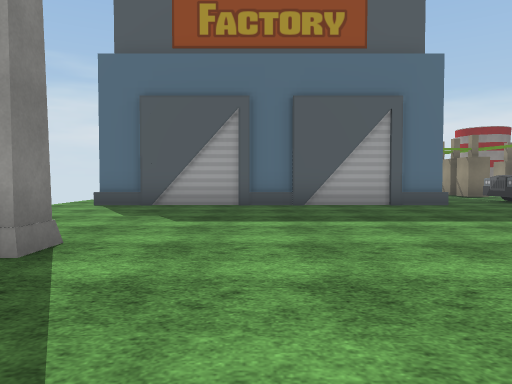
[1] (above)

24 first-person views from a walk through a scene from a Unity 3-D project. The camera is 1.2 m above the floor, tilts 2° down and sees 70° across. The floor is counted in squares, 2 m on a side. Each view is taken from the middle of a square. On the plan, view 1 faces up. The plan holds only what a view shows up to about 10 squares ahead; the rest is blank. The place goes on beyond the plan. Some surface patterns are stand-ins.

[2]
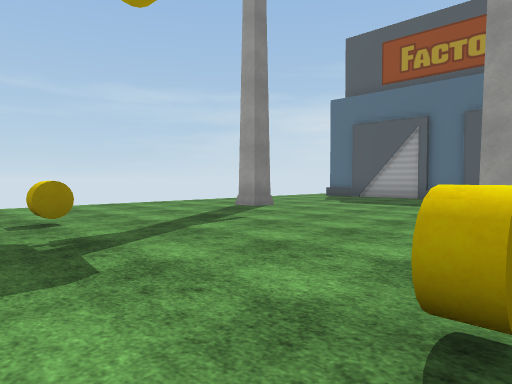

[3]
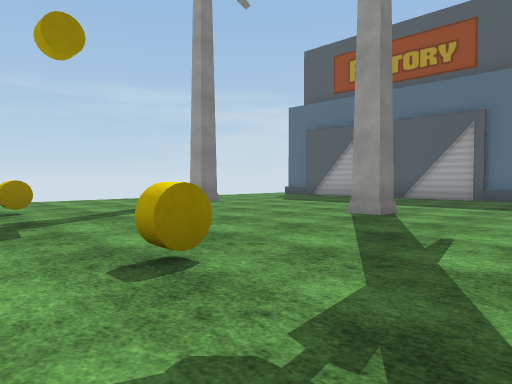

[4]
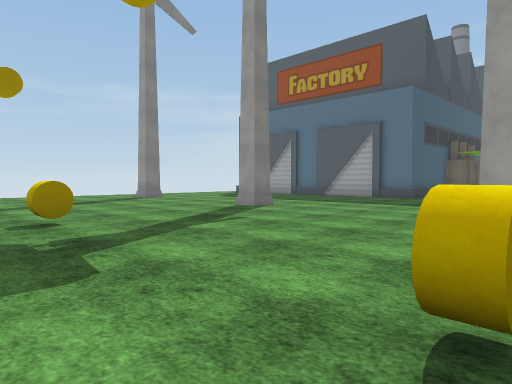

[5]
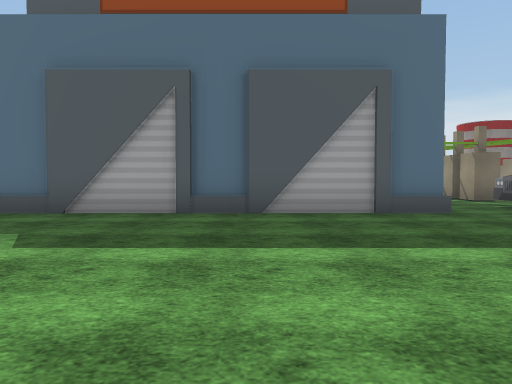

[6]
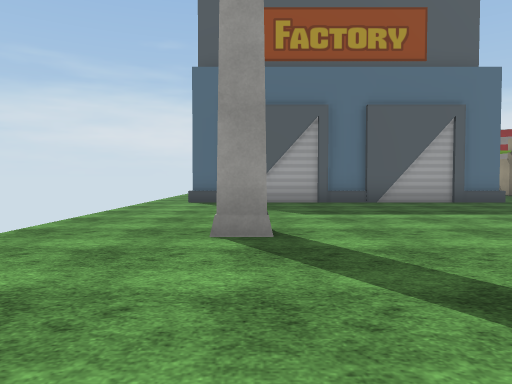

[7]
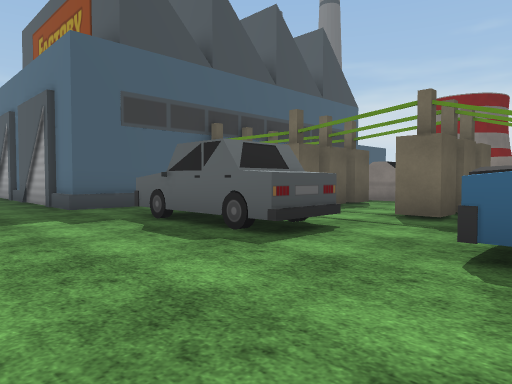

[8]
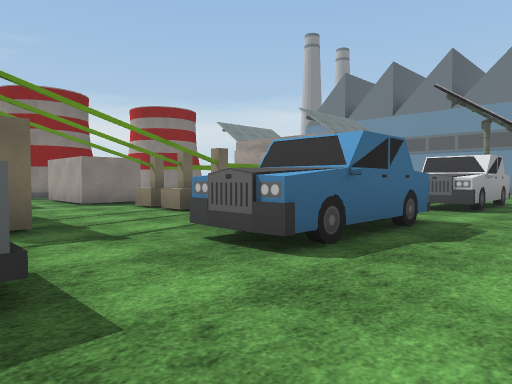

[9]
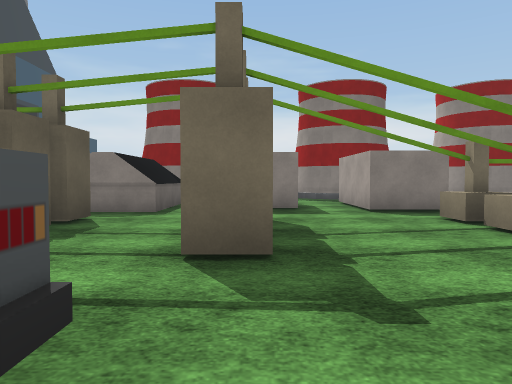

[10]
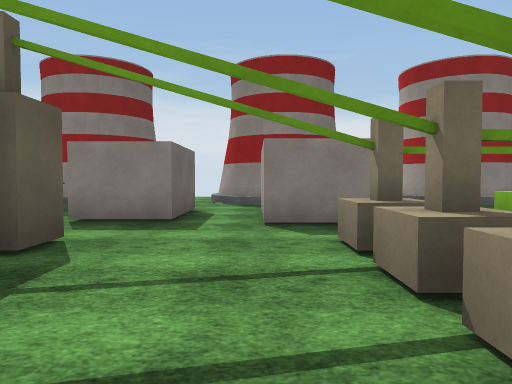

[11]
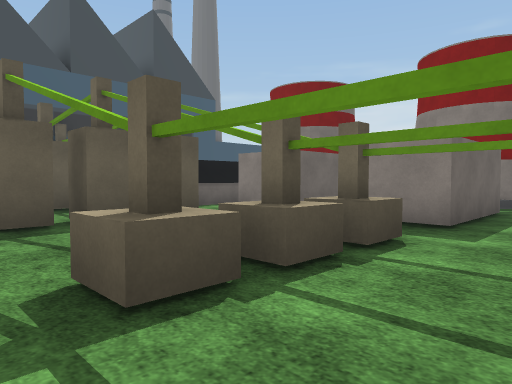

[12]
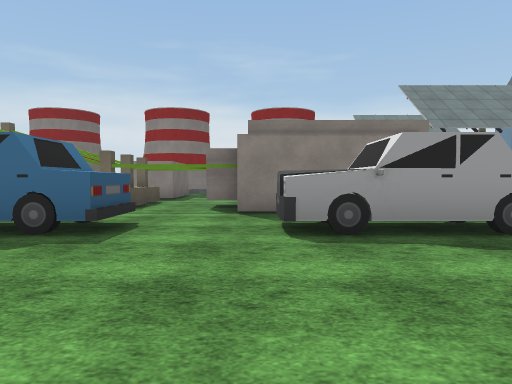

[13]
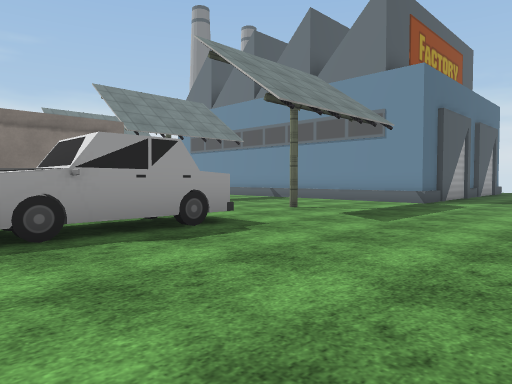

[14]
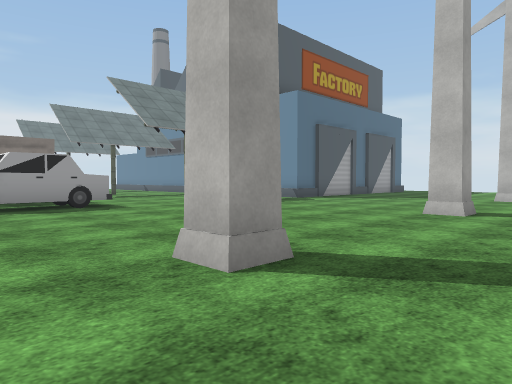

[15]
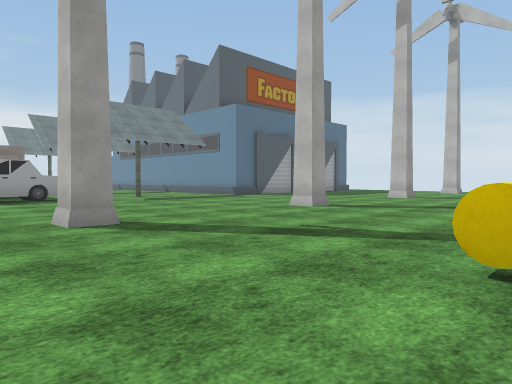

[16]
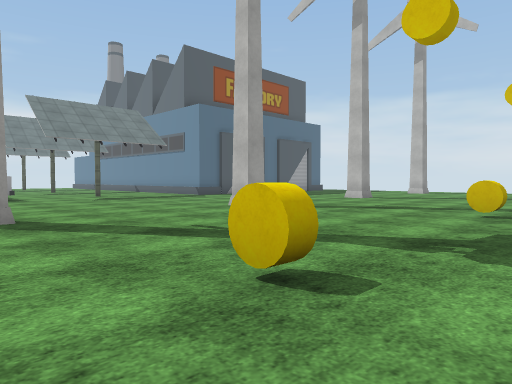

[17]
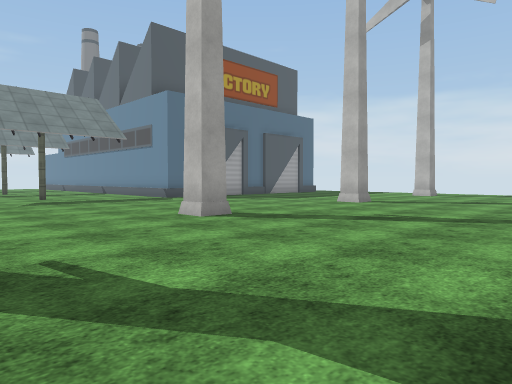

[18]
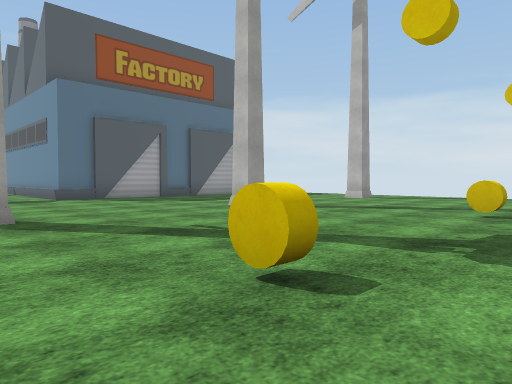

[19]
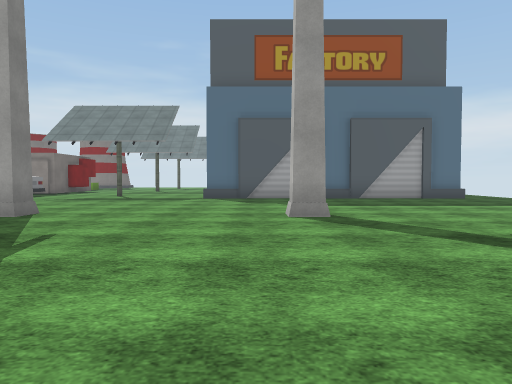

[20]
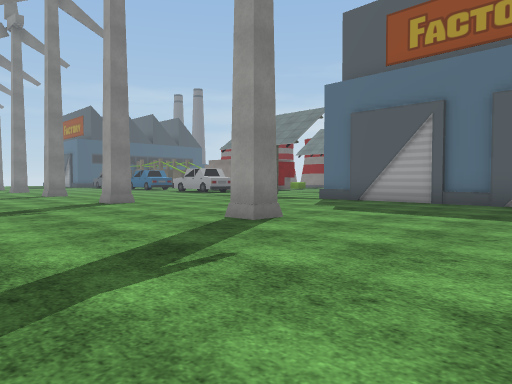

[21]
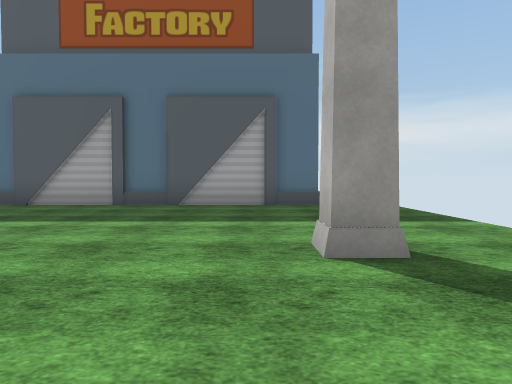

[22]
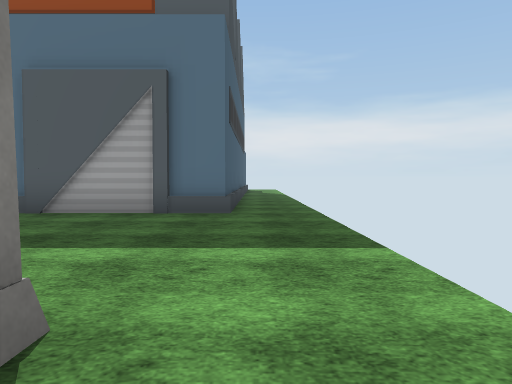

[23]
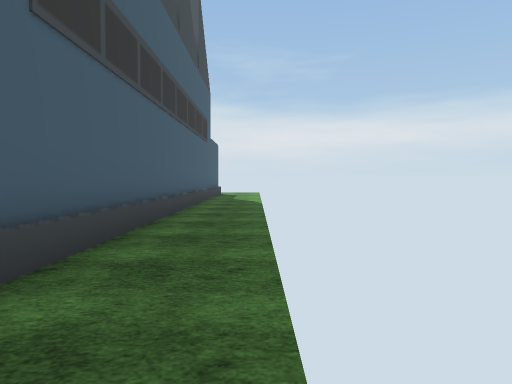

[24]
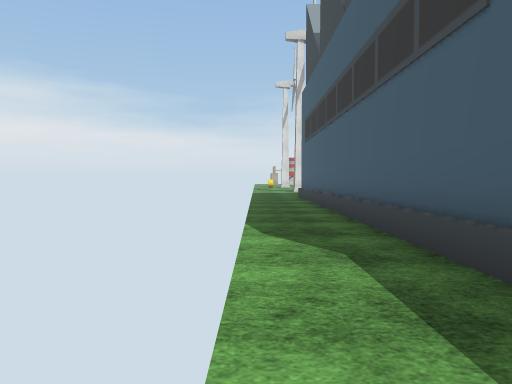

### Floor plan
Key: @ floor where view 1 was taken; # wall or solid block; x gap in a wall; . floor; / step, stairs or slope; ^ raised ledge; B building; C car; Y yellow cylinder; O other object.
Columns run from 3 left of view 1 to 35 right of it. Each row starts with its distance up from view 1.
 21                                       .
 20               /#   ##                ..
 19        B   #  .##. .#               B..
 18        B   ^ #.##.                  B..
 17        B   #.#.##.                  B..
 16           ##...##.                  B..
 15        B  ........                  B..
 14        B  #..#..^#                  B..
 13        B  #..x..^##                 B..
 12        B  #..#..^#####   ..         B..
 11        B .. ................        B..
 10 BBBBBBBB..C C..CCC..CCC..O...BBBBBBBB..
  9 BBBBBBBB..CCC..CCC..CCC......BBBBBBBB..
  8 .......................................
  7 ................ ......................
  6 ..........  ....  .....................
  5 ..........         ....................
  4 ..........         ....................
  3 .#....#....#       ..#....#....#....#..
  2 ...........        ...................
  1 ............       ..................
  0 ...@........       ..................
 -1 ..Y....Y....Y      ...Y....Y....Y...
 -2 .............      ...............
 -3     .........       .... .... .

Where each view was taken, in squares from view 1:
view 1: 0 up, 0 right, facing up
view 2: 3 down, 4 right, facing up-left
view 3: 3 down, 6 right, facing up-left
view 4: 3 down, 9 right, facing up-left
view 5: 2 up, 1 right, facing up
view 6: 1 down, 2 left, facing up
view 7: 6 up, 12 right, facing up-left
view 8: 7 up, 9 right, facing up-right
view 9: 9 up, 10 right, facing up
view 10: 11 up, 12 right, facing up
view 11: 11 up, 15 right, facing up-left
view 12: 5 up, 16 right, facing up
view 13: 5 up, 16 right, facing up-right
view 14: 1 up, 16 right, facing up-right
view 15: 2 down, 16 right, facing up-right
view 16: 3 down, 17 right, facing up-right
view 17: 2 down, 19 right, facing up-right
view 18: 3 down, 22 right, facing up-right
view 19: 3 down, 27 right, facing up
view 20: 1 down, 32 right, facing up-left
view 21: 0 up, 32 right, facing up
view 22: 2 up, 34 right, facing up
view 23: 7 up, 35 right, facing up
view 24: 21 up, 35 right, facing down
